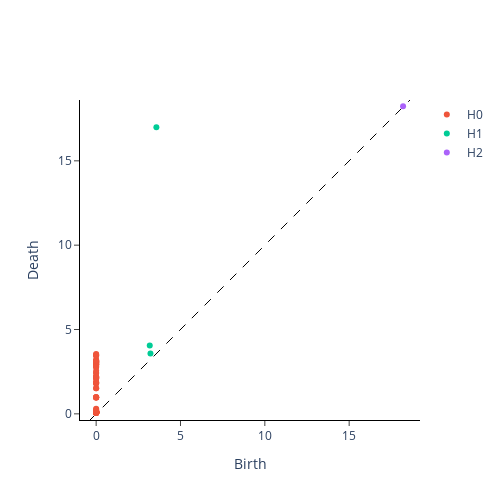

Write notebook code for a chart like this one.
### Markdown cell above
### 2.1 Probar la clase `AnalisisTDA` con una serie simple univariada

### Code cell
from gtda.plotting import plot_diagram, plot_point_cloud


mi_tda = AnalisisTDA(embedding_type = "TK", univariate = True, option_uni = 2)
X_univariate = np.array(df["precio_frambuesa"].copy()) # X_train["precio_frambuesa"]

# homologia_persistente(self, datos, embedding_dimension = 2, embedding_time_delay = 1, window_size = 100,  stride = 4)
embedding_dimension = 30
embedding_time_delay = 30
stride = 5
diagrama, features, plot_cloud = mi_tda.homologia_persistente(X_univariate, embedding_dimension = embedding_dimension, embedding_time_delay = embedding_time_delay, window_size = 100,  stride = stride)

# plots
plot_diagram(diagrama)
